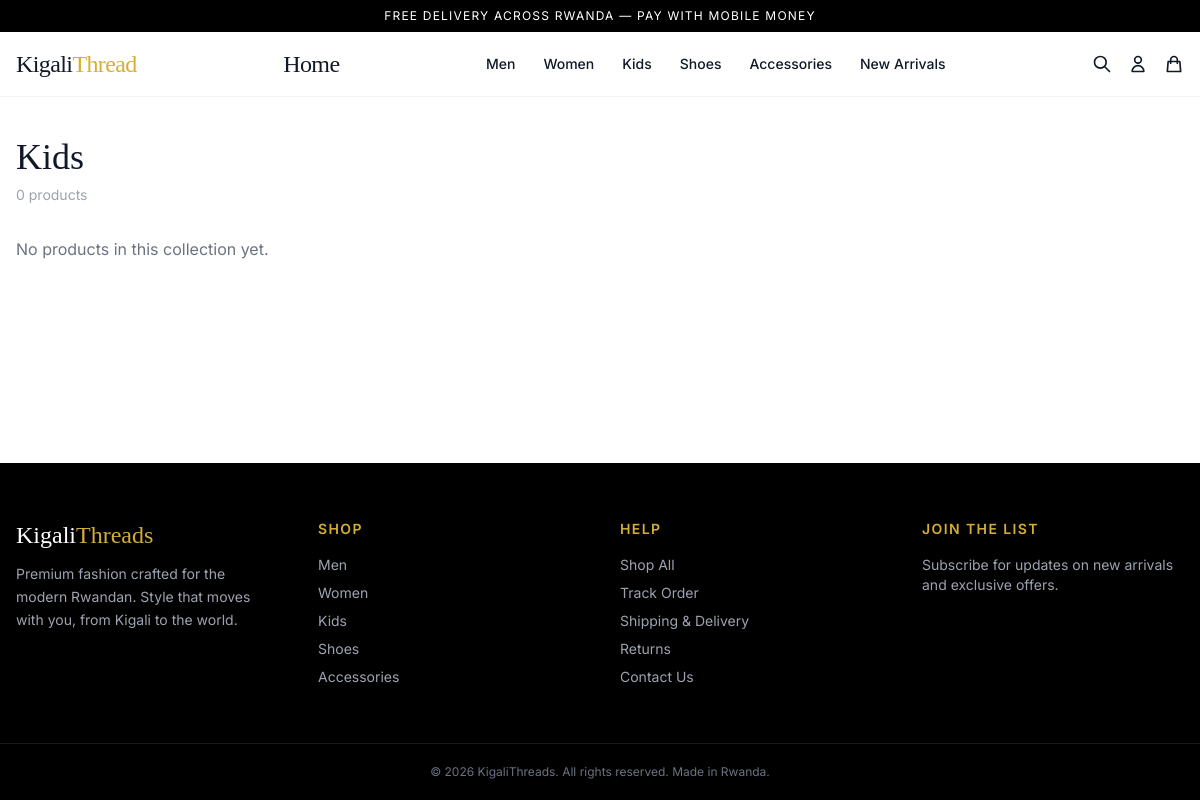
/collection.php?handle=kids, run on the app's committed database.
### tables this page shows
CREATE TABLE IF NOT EXISTS ecom_collections (
  id INT AUTO_INCREMENT PRIMARY KEY,
  title VARCHAR(255) NOT NULL,
  handle VARCHAR(255) NOT NULL UNIQUE,
  description TEXT,
  image VARCHAR(500),
  is_visible TINYINT(1) DEFAULT 1
);

### config/app.php (called while the page is built, shortened)
<?php
function url(string $path = ''): string
{
    if ($path === '') {
        return BASE_URL . '/';
    }
    return BASE_URL . '/' . ltrim($path, '/');
}

### includes/functions.php (called while the page is built, shortened)
<?php
function e(string $value): string
{
    return htmlspecialchars($value, ENT_QUOTES, 'UTF-8');
}
function attachVariants(PDO $pdo, array $products): array
{
    return $products;
}
function getCollections(PDO $pdo): array
{
    $handles = ['men', 'women', 'kids', 'shoes', 'accessories', 'new-arrivals'];
    $placeholders = implode(',', array_fill(0, count($handles), '?'));
    $stmt = $pdo->prepare(
        "SELECT id, title, handle FROM ecom_collections
         WHERE handle IN ({$placeholders})
         ORDER BY FIELD(handle, {$placeholders})"
    );
    $stmt->execute(array_merge($handles, $handles));
    return $stmt->fetchAll();
}
function getCollectionByHandle(PDO $pdo, string $handle): ?array
{
    $titles = [
        'new-arrivals' => 'New Arrivals',
        'best-sellers' => 'Best Sellers',
        'men' => 'Men',
        'women' => 'Women',
        'kids' => 'Kids',
        'shoes' => 'Shoes',
        'accessories' => 'Accessories',
    ];
    if (isset($titles[$handle])) {
        return [
            'handle' => $handle,
            'title' => $titles[$handle],
            'description' => null,
        ];
    }
    $stmt = $pdo->prepare('SELECT * FROM ecom_collections WHERE handle = ? LIMIT 1');
    $stmt->execute([$handle]);
    $row = $stmt->fetch();
    return $row ?: null;
}
function getCollectionProducts(PDO $pdo, string $handle): array
{
    $typeMap = [
        'men' => 'Men',
        'women' => 'Women',
        'kids' => 'Kids',
        'shoes' => 'Shoes',
        'accessories' => 'Accessories',
    ];
    if (isset($typeMap[$handle])) {
        $stmt = $pdo->prepare("SELECT * FROM ecom_products WHERE status = 'active' AND product_type = ? ORDER BY created_at DESC");
        $stmt->execute([$typeMap[$handle]]);
        return attachVariants($pdo, $stmt->fetchAll());
    }
    $stmt = $pdo->prepare('SELECT * FROM ecom_collections WHERE handle = ? LIMIT 1');
    $stmt->execute([$handle]);
    $collection = $stmt->fetch();
    $stmt = $pdo->prepare(
        "SELECT p.* FROM ecom_products p
         INNER JOIN ecom_product_collections pc ON pc.product_id = p.id
         WHERE pc.collection_id = ? AND p.status = 'active'
         ORDER BY pc.position, p.created_at DESC"
    );
    $stmt->execute([$collection['id']]);
    return attachVariants($pdo, $stmt->fetchAll());
}

### includes/auth.php (called while the page is built, shortened)
<?php
function currentUser(PDO $pdo): ?array
{
    if (empty($_SESSION['user_id'])) {
        return null;
    }
    $stmt = $pdo->prepare('SELECT id, email, full_name, is_admin FROM users WHERE id = ? LIMIT 1');
    $stmt->execute([$_SESSION['user_id']]);
    $user = $stmt->fetch();
    return $user ?: null;
}

### collection.php (the view, shortened to what this page needs)
<?php
require_once __DIR__ . '/includes/init.php';
$handle = trim($_GET['handle'] ?? '');
$collection = $handle ? getCollectionByHandle($pdo, $handle) : null;
$products = $handle ? getCollectionProducts($pdo, $handle) : [];
require __DIR__ . '/includes/header.php';
?>
<div class="max-w-7xl mx-auto px-4 py-10">
  <h1 class="font-serif text-4xl mb-2"><?= e($collection['title']) ?></h1>
  <p class="text-gray-400 text-sm mb-8"><?= count($products) ?> products</p>
  <?php if (!$products): ?>
    <p class="text-gray-500">No products in this collection yet.</p>
  <?php endif; ?>
</div>
<?php require __DIR__ . '/includes/footer.php'; ?>

### includes/header.php (shortened to what this page needs)
<?php
$user = currentUser($pdo);
$collections = getCollections($pdo);
?>
<!DOCTYPE html>
<html lang="en">
<head>
  <script src="https://cdn.tailwindcss.com"></script>
</head>
<body class="min-h-screen flex flex-col bg-white text-gray-900">
<header class="sticky top-0 z-40 bg-white border-b border-gray-100">
  <div class="bg-black text-white text-center text-xs py-2 tracking-widest">
    FREE DELIVERY ACROSS RWANDA — PAY WITH MOBILE MONEY
  </div>
  <div class="max-w-7xl mx-auto px-4 flex items-center justify-between h-16">
    <a href="<?= url() ?>" class="font-serif text-2xl tracking-tight">
      Kigali<span class="text-[#D4AF37]">Thread</span>
    </a>
<a href="<?= url() ?>" class="font-serif text-2xl tracking-tight">
      Home<span class="text-[#D4AF37]"></span>
    </a>
    <nav class="hidden md:flex items-center gap-7 text-sm font-medium">
      <?php foreach ($collections as $col): ?>
        <a href="<?= url('collection.php?handle=' . urlencode($col['handle'])) ?>" class="relative group py-1">
          <?= e($col['title']) ?>
        </a>
      <?php endforeach; ?>
    </nav>
    <div class="flex items-center gap-4">
      <button type="button" id="search-toggle" aria-label="Search">
        <svg xmlns="http://www.w3.org/2000/svg" class="h-5 w-5" fill="none" viewBox="0 0 24 24" stroke="currentColor"><path stroke-linecap="round" stroke-linejoin="round" stroke-width="2" d="M21 21l-6-6m2-5a7 7 0 11-14 0 7 7 0 0114 0z"/></svg>
      </button>
      <?php if ($user): ?>
        <div class="relative group">
          <button type="button" class="flex items-center" aria-label="Account">
            <svg xmlns="http://www.w3.org/2000/svg" class="h-5 w-5" fill="none" viewBox="0 0 24 24" stroke="currentColor"><path stroke-linecap="round" stroke-linejoin="round" stroke-width="2" d="M16 7a4 4 0 11-8 0 4 4 0 018 0zM12 14a7 7 0 00-7 7h14a7 7 0 00-7-7z"/></svg>
          </button>
          <div class="absolute right-0 mt-2 w-44 bg-white border rounded shadow-lg opacity-0 invisible group-hover:opacity-100 group-hover:visible transition-all z-50">
            <div class="px-4 py-2 text-xs text-gray-500 border-b"><?= e($user['full_name'] ?: $user['email']) ?></div>
            <a href="<?= url('account.php') ?>" class="block px-4 py-2 text-sm hover:bg-gray-50">My Orders</a>
            <?php if ((int) $user['is_admin']): ?>
              <a href="<?= url('admin/') ?>" class="block px-4 py-2 text-sm hover:bg-gray-50">Admin Dashboard</a>
            <?php endif; ?>
            <a href="<?= url('logout.php') ?>" class="block px-4 py-2 text-sm hover:bg-gray-50">Sign out</a>
          </div>
        </div>
      <?php else: ?>
        <a href="<?= url('login.php') ?>" aria-label="Login">
          <svg xmlns="http://www.w3.org/2000/svg" class="h-5 w-5" fill="none" viewBox="0 0 24 24" stroke="currentColor"><path stroke-linecap="round" stroke-linejoin="round" stroke-width="2" d="M16 7a4 4 0 11-8 0 4 4 0 018 0zM12 14a7 7 0 00-7 7h14a7 7 0 00-7-7z"/></svg>
        </a>
      <?php endif; ?>
      <button type="button" id="cart-open" class="relative" aria-label="Cart">
        <svg xmlns="http://www.w3.org/2000/svg" class="h-5 w-5" fill="none" viewBox="0 0 24 24" stroke="currentColor"><path stroke-linecap="round" stroke-linejoin="round" stroke-width="2" d="M16 11V7a4 4 0 00-8 0v4M5 9h14l1 12H4L5 9z"/></svg>
      </button>
    </div>
  </div>
</header>
<main class="flex-1">

### includes/footer.php (shortened to what this page needs)
</main>
<footer class="bg-black text-white mt-20">
  <div class="max-w-7xl mx-auto px-4 py-14 grid grid-cols-1 md:grid-cols-4 gap-10">
    <div>
      <h3 class="font-serif text-2xl">Kigali<span class="text-[#D4AF37]">Threads</span></h3>
      <p class="text-gray-400 text-sm mt-3 leading-relaxed">
        Premium fashion crafted for the modern Rwandan. Style that moves with you, from Kigali to the world.
      </p>
    </div>
    <div>
      <h4 class="text-sm font-semibold tracking-widest mb-4 text-[#D4AF37]">SHOP</h4>
      <ul class="space-y-2 text-sm text-gray-400">
        <li><a href="<?= url('collection.php?handle=men') ?>" class="hover:text-white">Men</a></li>
        <li><a href="<?= url('collection.php?handle=women') ?>" class="hover:text-white">Women</a></li>
        <li><a href="<?= url('collection.php?handle=kids') ?>" class="hover:text-white">Kids</a></li>
        <li><a href="<?= url('collection.php?handle=shoes') ?>" class="hover:text-white">Shoes</a></li>
        <li><a href="<?= url('collection.php?handle=accessories') ?>" class="hover:text-white">Accessories</a></li>
      </ul>
    </div>
    <div>
      <h4 class="text-sm font-semibold tracking-widest mb-4 text-[#D4AF37]">HELP</h4>
      <ul class="space-y-2 text-sm text-gray-400">
        <li><a href="<?= url('products.php') ?>" class="hover:text-white">Shop All</a></li>
        <li><a href="<?= url('order-tracking.php') ?>" class="hover:text-white">Track Order</a></li>
        <li><a href="#" class="hover:text-white">Shipping &amp; Delivery</a></li>
        <li><a href="#" class="hover:text-white">Returns</a></li>
        <li><a href="#" class="hover:text-white">Contact Us</a></li>
      </ul>
    </div>
    <div>
      <h4 class="text-sm font-semibold tracking-widest mb-4 text-[#D4AF37]">JOIN THE LIST</h4>
      <p class="text-sm text-gray-400">Subscribe for updates on new arrivals and exclusive offers.</p>
    </div>
  </div>
  <div class="border-t border-white/10 py-5 text-center text-xs text-gray-500">
    &copy; <?= date('Y') ?> KigaliThreads. All rights reserved. Made in Rwanda.
  </div>
</footer>
</body>
</html>

### includes/header.php (style rules this page uses)
body { font-family: 'Inter', sans-serif; }
.font-serif { font-family: 'Playfair Display', serif; }

### data on the page
ecom_collections: title "Men"
ecom_collections: title "Women"
ecom_collections: title "Kids"
ecom_collections: title "Shoes"
ecom_collections: title "Accessories"
ecom_collections: title "New Arrivals"

### other printed values
count($products) "0"
